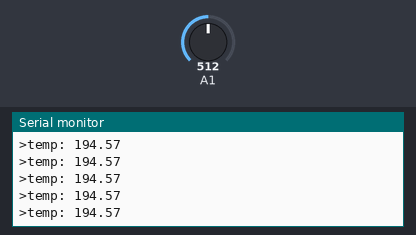
The program below on a simulated Arduino Uno, built with avr-gcc and run on an emulated ATmega328P. On the bench: the last lines printed to the serial monitor. The inputs (shaded band) are chosen by the test bench; at power-on: A1 = 512.

Above: at 1.2 s.
1.3 s: A1 set to 716
At 1.32 s:
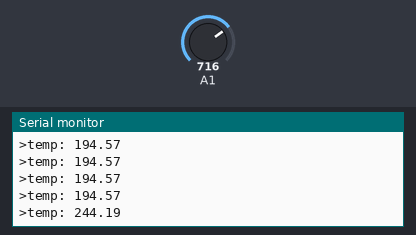
2.8 s: A1 set to 900
At 2.84 s:
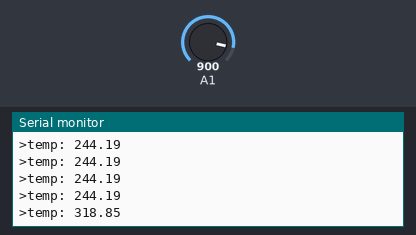
Timing chart, 0 to 5.8 s (numbered marks = the images above; inputs shaded):
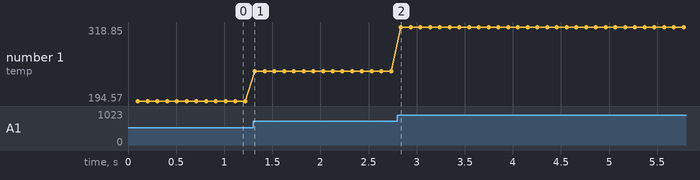

The program:

main.cpp
```cpp
#include <Arduino.h>
//#include <Servo.h>

//voltage divider values
double r2 = 1000.00;
double vin = 5.00;
//float fudgefactor = ;

// //controller values
// int setpoint = 150;
// float kp = 0.1;
// int servomin = 10;
// int servomax = 90;

//ntc cal values
double a = 1.394e-3;
double b = 1.766e-4;
double c = 4.214e-7;

//Servo servo;

void setup() {
  // put your setup code here, to run once:
  pinMode(A1,INPUT);
  //servo.attach(10);
  Serial.begin(9600);
  Serial.print("init");
}

void loop() {
  //read analog input
  int value = analogRead(A1);

  //map the analog to a voltage
  double vout = map(double(value),0,1023,0.00,5000)/1000.00;

  //map the voltage to a resistance
  double resistance = r2*((vin-vout)/vout);

  //map the resistance to temp
  double temp = 1/(a+(b*log(resistance))+(c*(pow(log(resistance),3))));
  temp = ((temp-273)*1.8)+32; // convert to f from k
  //print out value
  // Serial.print("value:");
  // Serial.print(value);
  // Serial.print(" voltage:");
  // Serial.print(vout);
  // Serial.print(" resistance: ");
  // Serial.print(resistance);
  Serial.print(">temp: ");
  Serial.println(temp);
  delay(100);

  //controller
  // float error = setpoint-temp;
  // float output = error*kp;
  // output = constrain(output,10,110);
  // servo.write(output);
}
```

Measured:
- after the input at 1.3 s, the serial monitor: prints a new line at once (image 1)
- after the input at 2.8 s, the serial monitor: prints a new line at once (image 2)
- plotted number 1: 194.57 → 244.19 after the input at 1.3 s, 244.19 → 318.85 after the input at 2.8 s
